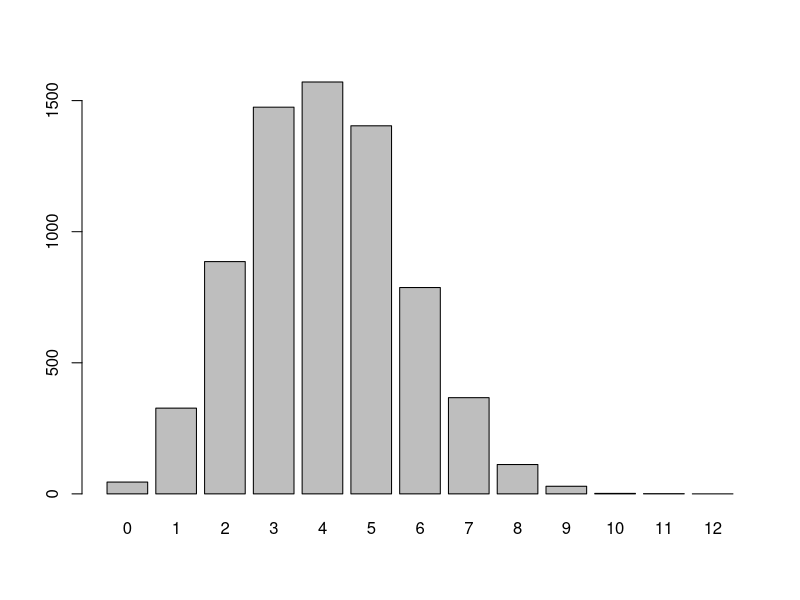
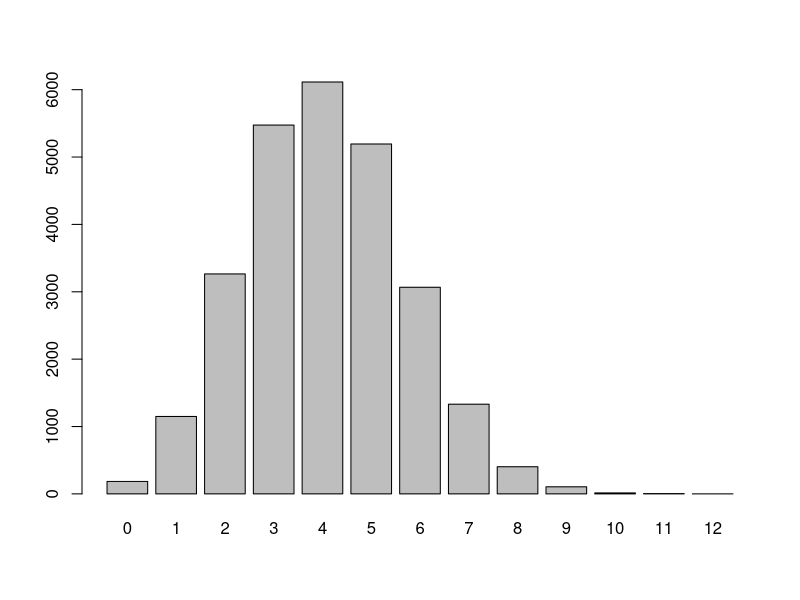
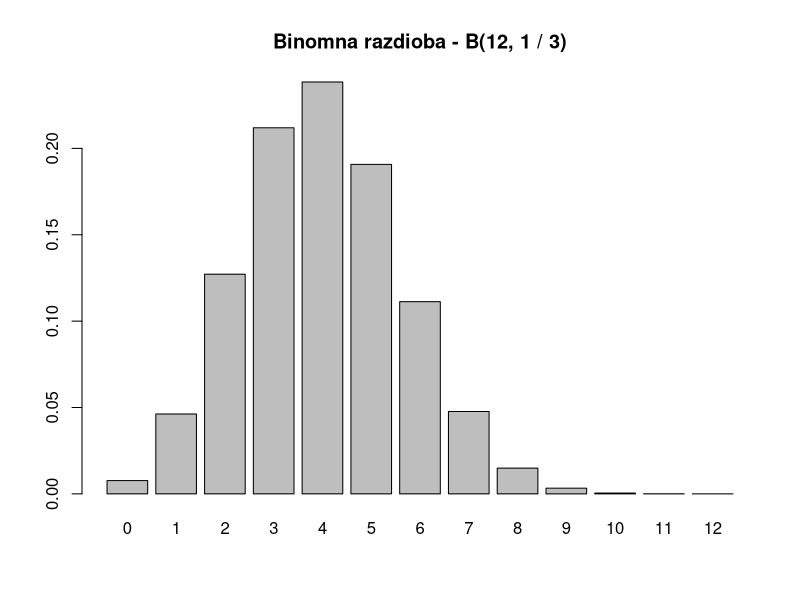
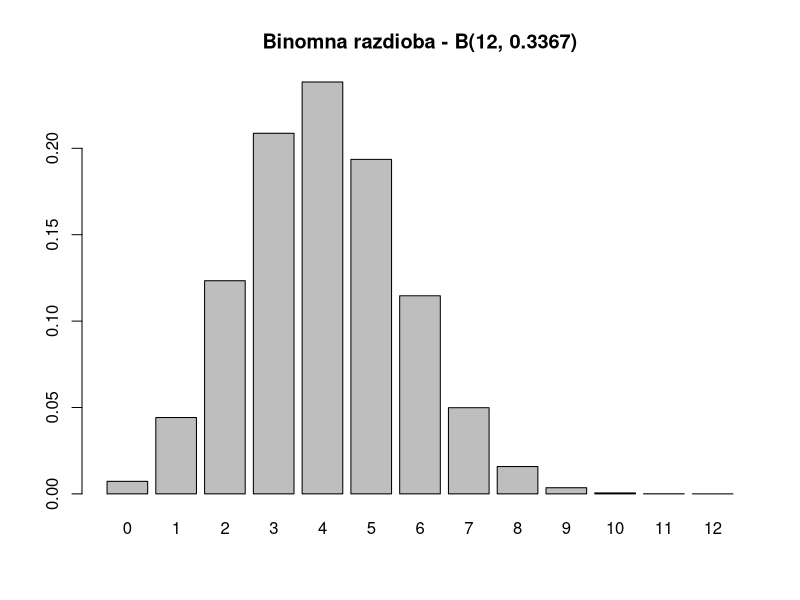
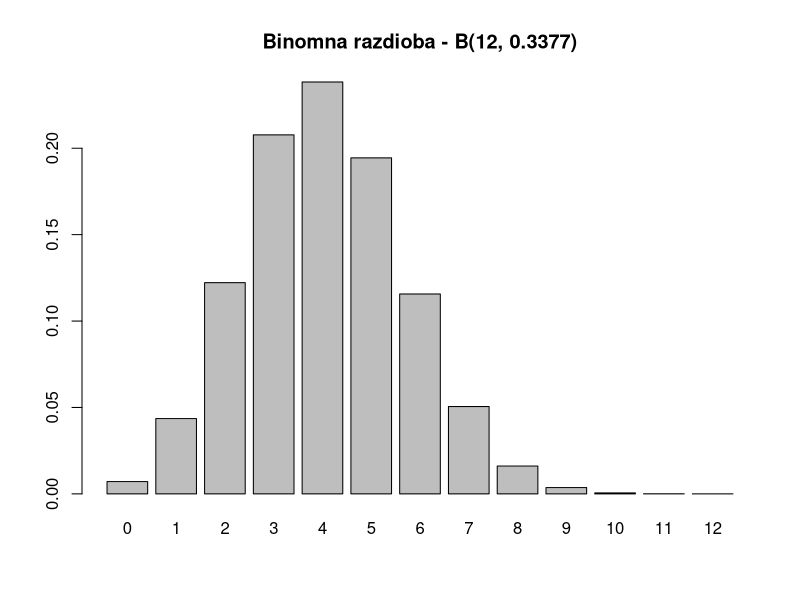
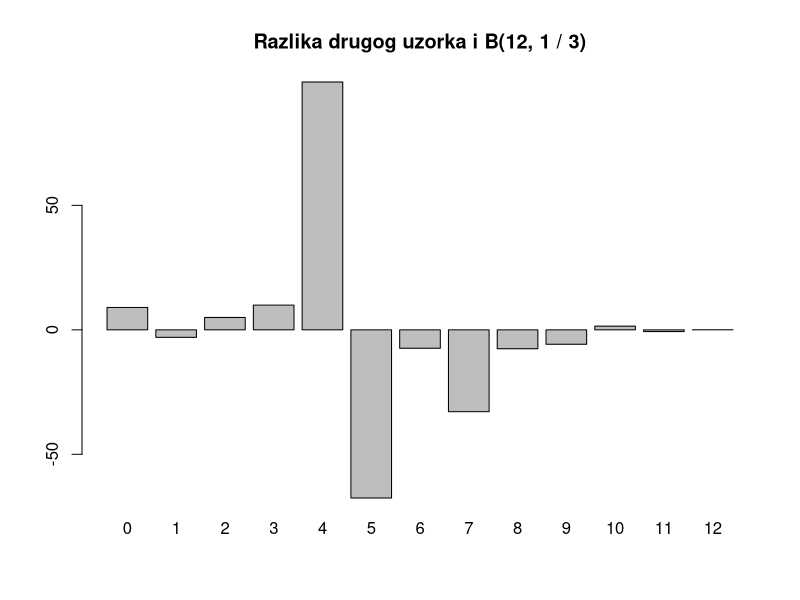
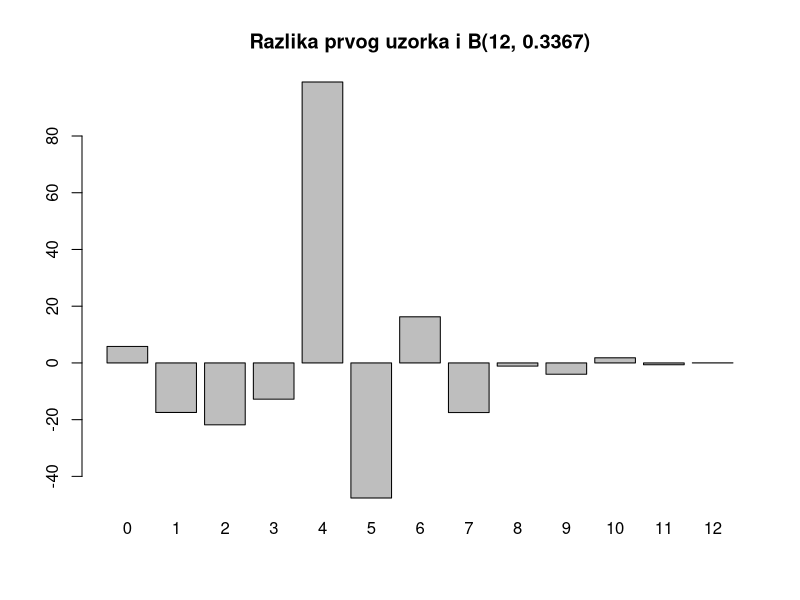
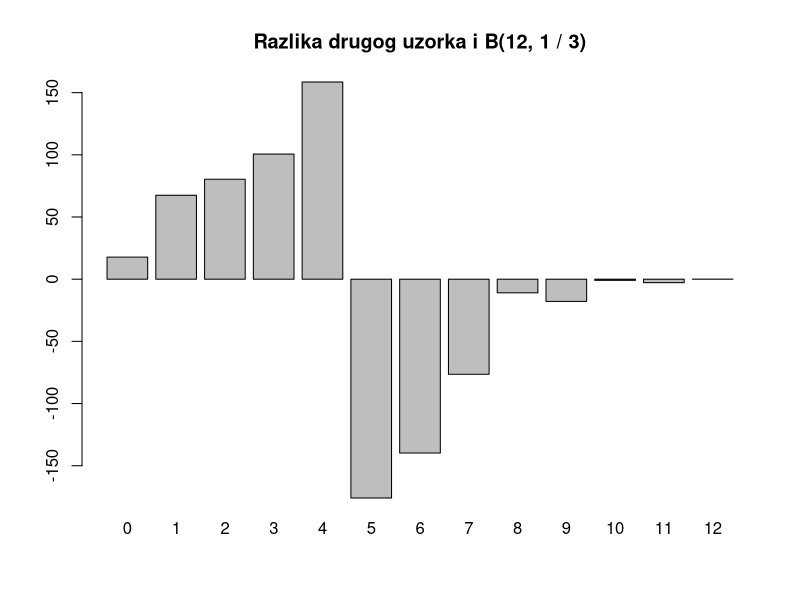

R code for these plots, in order:
## ---- chunk 1
library(knitr)
opts_chunk$set(tidy.opts=list(width.cutoff=60),tidy=TRUE)
## ---- chunk 2
dice <- read.delim("dice.dat", header=FALSE)

# 3.
# Granice postavljamo sami tako da se pomaknemo za 0.5 na lijevo od najmanjeg podatka
# iz uzorka i za 0.5 na desno od najveceg podatka iz uzorka te zatim podijelimo taj
# interval na 10 ekvidistantnih intervala (pomocu 11 tocaka)

barplot(dice$V2, names.arg = dice$V1)
barplot(dice$V3, names.arg = dice$V1)

## ---- chunk 3

desirable.outcomes <- function(values, categories)
  sum(categories * values)

all.outcomes <- function(values, categories)
  max(categories) * sum(values)

estimate.p <- function(values, categories)
  desirable.outcomes(values, categories) / all.outcomes(values, categories)

p.0 = estimate.p(dice$V2, dice$V1)
p.1 = estimate.p(dice$V3, dice$V1)
## ---- chunk 4
barplot(dbinom(0:12, 12, 1 / 3), names.arg = 0:12, 
        main = "Binomna razdioba - B(12, 1 / 3)")
barplot(dbinom(0:12, 12, p.0), names.arg = 0:12, 
        main = sprintf(fmt = 'Binomna razdioba - B(12, %.4f)', p.0))
barplot(dbinom(0:12, 12, p.1), names.arg = 0:12, 
        main = sprintf(fmt = 'Binomna razdioba - B(12, %.4f)', p.1))
## ---- chunk 5
barplot(sum(dice$V2) * dbinom(0:12, 12, 1 / 3) - dice$V2, names.arg = 0:12, 
        main = 'Razlika drugog uzorka i B(12, 1 / 3)')
barplot(sum(dice$V2) * dbinom(0:12, 12, p.0) - dice$V2, names.arg = 0:12, 
        main = sprintf(fmt = 'Razlika prvog uzorka i B(12, %.4f)', p.0))

barplot(sum(dice$V3) * dbinom(0:12, 12, 1 / 3) - dice$V3, names.arg = 0:12, 
        main = 'Razlika drugog uzorka i B(12, 1 / 3)')
barplot(sum(dice$V3) * dbinom(0:12, 12, p.1) - dice$V3, names.arg = 0:12, 
        main = sprintf(fmt = 'Razlika drugog uzorka i B(12, %.4f)', p.1))
## ---- chunk 6

confidence.interval <- function(values, categories, interval) {
  alpha.half <- (1 - interval) / 2
  
  x <- desirable.outcomes(values, categories)
  n <- all.outcomes(values, categories)
  
  c(qbeta(alpha.half, x, n - x + 1), qbeta(1 - alpha.half, x + 1, n - x))
}

interval = 0.95

cp.0 = confidence.interval(dice$V2, dice$V1, interval)
cp.1 = confidence.interval(dice$V3, dice$V1, interval)

## ---- chunk 7
forbes <- read.table("forbes.dat", quote="\"", comment.char="")
hooker <- read.table("hooker.dat", quote="\"", comment.char="")

plot(forbes$V1, forbes$V2)
plot(hooker$V1, hooker$V2)
